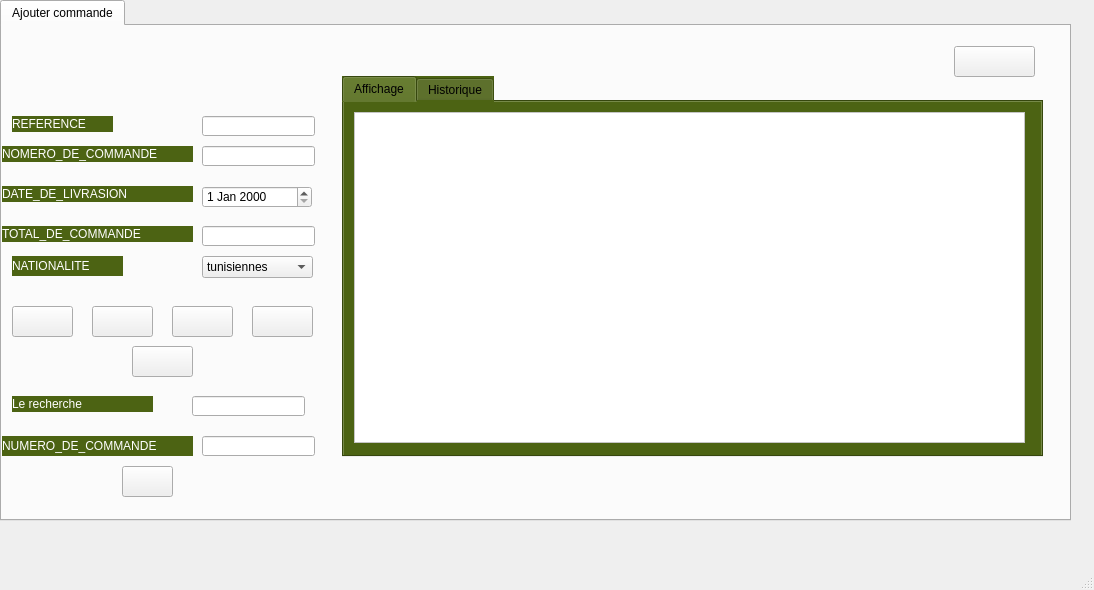
<?xml version="1.0" encoding="UTF-8"?>
<ui version="4.0">
 <class>gestion_commandes</class>
 <widget class="QMainWindow" name="gestion_commandes">
  <property name="geometry">
   <rect>
    <x>0</x>
    <y>0</y>
    <width>1094</width>
    <height>590</height>
   </rect>
  </property>
  <property name="windowTitle">
   <string>gestion_commandes</string>
  </property>
  <widget class="QWidget" name="centralwidget">
   <widget class="QTabWidget" name="tabWidget">
    <property name="geometry">
     <rect>
      <x>0</x>
      <y>0</y>
      <width>1071</width>
      <height>521</height>
     </rect>
    </property>
    <property name="currentIndex">
     <number>0</number>
    </property>
    <widget class="QWidget" name="tab">
     <attribute name="title">
      <string>Ajouter commande</string>
     </attribute>
     <widget class="QPushButton" name="pb_ajouter">
      <property name="geometry">
       <rect>
        <x>10</x>
        <y>280</y>
        <width>61</width>
        <height>31</height>
       </rect>
      </property>
      <property name="styleSheet">
       <string notr="true">border-image: url(:/build-Atelier_Connexion-Desktop_Qt_5_9_9_MinGW_32bit-Debug/photos/add.png);</string>
      </property>
      <property name="text">
       <string/>
      </property>
      <property name="icon">
       <iconset resource="../mariem/Atelier_Connexion_/Atelier_Connexion/mariem.qrc">
        <normaloff>:/mariem/ajout.png</normaloff>:/mariem/ajout.png</iconset>
      </property>
      <property name="iconSize">
       <size>
        <width>30</width>
        <height>30</height>
       </size>
      </property>
     </widget>
     <widget class="QLabel" name="label">
      <property name="geometry">
       <rect>
        <x>0</x>
        <y>120</y>
        <width>191</width>
        <height>16</height>
       </rect>
      </property>
      <property name="styleSheet">
       <string notr="true">font: 8pt &quot;8514oem&quot;;
color: rgb(255, 255, 255);
background-color: rgb(76, 99, 19);
font: 8pt &quot;MS Shell Dlg 2&quot;;
font: 75 8pt &quot;8514oem&quot;;
</string>
      </property>
      <property name="text">
       <string>NOMERO_DE_COMMANDE</string>
      </property>
     </widget>
     <widget class="QLabel" name="label_2">
      <property name="geometry">
       <rect>
        <x>0</x>
        <y>160</y>
        <width>191</width>
        <height>16</height>
       </rect>
      </property>
      <property name="styleSheet">
       <string notr="true">font: 8pt &quot;8514oem&quot;;
color: rgb(255, 255, 255);
background-color: rgb(76, 99, 19);
font: 8pt &quot;MS Shell Dlg 2&quot;;
font: 75 8pt &quot;8514oem&quot;;
</string>
      </property>
      <property name="text">
       <string>DATE_DE_LIVRASION</string>
      </property>
     </widget>
     <widget class="QLabel" name="label_3">
      <property name="geometry">
       <rect>
        <x>10</x>
        <y>90</y>
        <width>101</width>
        <height>16</height>
       </rect>
      </property>
      <property name="styleSheet">
       <string notr="true">font: 8pt &quot;8514oem&quot;;
color: rgb(255, 255, 255);
background-color: rgb(76, 99, 19);
font: 8pt &quot;MS Shell Dlg 2&quot;;
font: 75 8pt &quot;8514oem&quot;;
</string>
      </property>
      <property name="text">
       <string>REFERENCE</string>
      </property>
     </widget>
     <widget class="QLabel" name="label_4">
      <property name="geometry">
       <rect>
        <x>0</x>
        <y>200</y>
        <width>191</width>
        <height>16</height>
       </rect>
      </property>
      <property name="styleSheet">
       <string notr="true">font: 8pt &quot;8514oem&quot;;
color: rgb(255, 255, 255);
background-color: rgb(76, 99, 19);
font: 8pt &quot;MS Shell Dlg 2&quot;;
font: 75 8pt &quot;8514oem&quot;;
</string>
      </property>
      <property name="text">
       <string>TOTAL_DE_COMMANDE</string>
      </property>
     </widget>
     <widget class="QLineEdit" name="le_numCom">
      <property name="geometry">
       <rect>
        <x>200</x>
        <y>120</y>
        <width>113</width>
        <height>20</height>
       </rect>
      </property>
     </widget>
     <widget class="QLineEdit" name="le_ref">
      <property name="geometry">
       <rect>
        <x>200</x>
        <y>90</y>
        <width>113</width>
        <height>20</height>
       </rect>
      </property>
     </widget>
     <widget class="QLineEdit" name="le_total">
      <property name="geometry">
       <rect>
        <x>200</x>
        <y>200</y>
        <width>113</width>
        <height>20</height>
       </rect>
      </property>
     </widget>
     <widget class="QDateEdit" name="dateEdit">
      <property name="geometry">
       <rect>
        <x>200</x>
        <y>160</y>
        <width>110</width>
        <height>22</height>
       </rect>
      </property>
     </widget>
     <widget class="QPushButton" name="pb_modifier">
      <property name="geometry">
       <rect>
        <x>90</x>
        <y>280</y>
        <width>61</width>
        <height>31</height>
       </rect>
      </property>
      <property name="styleSheet">
       <string notr="true">border-image: url(:/build-Atelier_Connexion-Desktop_Qt_5_9_9_MinGW_32bit-Debug/photos/modifier.png);</string>
      </property>
      <property name="text">
       <string/>
      </property>
      <property name="icon">
       <iconset resource="../mariem/Atelier_Connexion_/Atelier_Connexion/mariem.qrc">
        <normaloff>:/mariem/modif.png</normaloff>:/mariem/modif.png</iconset>
      </property>
      <property name="iconSize">
       <size>
        <width>30</width>
        <height>30</height>
       </size>
      </property>
     </widget>
     <widget class="QLineEdit" name="le_rechercher">
      <property name="geometry">
       <rect>
        <x>190</x>
        <y>370</y>
        <width>113</width>
        <height>20</height>
       </rect>
      </property>
     </widget>
     <widget class="QLabel" name="label_6">
      <property name="geometry">
       <rect>
        <x>420</x>
        <y>180</y>
        <width>31</width>
        <height>20</height>
       </rect>
      </property>
      <property name="styleSheet">
       <string notr="true">border-image: url(:/build-Atelier_Connexion-Desktop_Qt_5_9_9_MinGW_32bit-Debug/photos/search.png);</string>
      </property>
      <property name="text">
       <string/>
      </property>
     </widget>
     <widget class="QPushButton" name="pb_trier">
      <property name="geometry">
       <rect>
        <x>170</x>
        <y>280</y>
        <width>61</width>
        <height>31</height>
       </rect>
      </property>
      <property name="styleSheet">
       <string notr="true">border-image: url(:/build-Atelier_Connexion-Desktop_Qt_5_9_9_MinGW_32bit-Debug/photos/tri.png);</string>
      </property>
      <property name="text">
       <string/>
      </property>
      <property name="icon">
       <iconset resource="../mariem/Atelier_Connexion_/Atelier_Connexion/mariem.qrc">
        <normaloff>:/mariem/tri.png</normaloff>:/mariem/tri.png</iconset>
      </property>
      <property name="iconSize">
       <size>
        <width>30</width>
        <height>30</height>
       </size>
      </property>
     </widget>
     <widget class="QLabel" name="label_7">
      <property name="geometry">
       <rect>
        <x>10</x>
        <y>230</y>
        <width>111</width>
        <height>20</height>
       </rect>
      </property>
      <property name="styleSheet">
       <string notr="true">font: 8pt &quot;8514oem&quot;;
color: rgb(255, 255, 255);
background-color: rgb(76, 99, 19);
font: 8pt &quot;MS Shell Dlg 2&quot;;
font: 75 8pt &quot;8514oem&quot;;
</string>
      </property>
      <property name="text">
       <string>NATIONALITE</string>
      </property>
     </widget>
     <widget class="QPushButton" name="pdf_commande">
      <property name="geometry">
       <rect>
        <x>250</x>
        <y>280</y>
        <width>61</width>
        <height>31</height>
       </rect>
      </property>
      <property name="styleSheet">
       <string notr="true">border-image: url(:/build-Atelier_Connexion-Desktop_Qt_5_9_9_MinGW_32bit-Debug/photos/pdf.png);</string>
      </property>
      <property name="text">
       <string/>
      </property>
      <property name="icon">
       <iconset resource="../mariem/Atelier_Connexion_/Atelier_Connexion/mariem.qrc">
        <normaloff>:/mariem/pdf.png</normaloff>:/mariem/pdf.png</iconset>
      </property>
      <property name="iconSize">
       <size>
        <width>30</width>
        <height>30</height>
       </size>
      </property>
     </widget>
     <widget class="QPushButton" name="stat_commande">
      <property name="geometry">
       <rect>
        <x>130</x>
        <y>320</y>
        <width>61</width>
        <height>31</height>
       </rect>
      </property>
      <property name="styleSheet">
       <string notr="true">border-image: url(:/build-Atelier_Connexion-Desktop_Qt_5_9_9_MinGW_32bit-Debug/photos/stat.png);</string>
      </property>
      <property name="text">
       <string/>
      </property>
      <property name="icon">
       <iconset resource="../mariem/Atelier_Connexion_/Atelier_Connexion/mariem.qrc">
        <normaloff>:/mariem/stat.png</normaloff>:/mariem/stat.png</iconset>
      </property>
      <property name="iconSize">
       <size>
        <width>30</width>
        <height>30</height>
       </size>
      </property>
     </widget>
     <widget class="QComboBox" name="le_nat">
      <property name="geometry">
       <rect>
        <x>200</x>
        <y>230</y>
        <width>111</width>
        <height>22</height>
       </rect>
      </property>
      <property name="currentText">
       <string>tunisiennes</string>
      </property>
      <item>
       <property name="text">
        <string>tunisiennes</string>
       </property>
      </item>
      <item>
       <property name="text">
        <string>francaises</string>
       </property>
      </item>
     </widget>
     <widget class="QPushButton" name="pb_back4">
      <property name="geometry">
       <rect>
        <x>952</x>
        <y>20</y>
        <width>81</width>
        <height>31</height>
       </rect>
      </property>
      <property name="text">
       <string/>
      </property>
      <property name="icon">
       <iconset resource="../mariem/Atelier_Connexion_/Atelier_Connexion/mariem.qrc">
        <normaloff>:/mariem/bback-removebg-preview.png</normaloff>:/mariem/bback-removebg-preview.png</iconset>
      </property>
      <property name="iconSize">
       <size>
        <width>30</width>
        <height>30</height>
       </size>
      </property>
     </widget>
     <widget class="QLabel" name="label_9">
      <property name="geometry">
       <rect>
        <x>0</x>
        <y>0</y>
        <width>1071</width>
        <height>501</height>
       </rect>
      </property>
      <property name="text">
       <string/>
      </property>
      <property name="pixmap">
       <pixmap resource="../mariem/Atelier_Connexion_/Atelier_Connexion/mariem.qrc">:/mariem/ajouuuutttt.jpg</pixmap>
      </property>
      <property name="scaledContents">
       <bool>true</bool>
      </property>
     </widget>
     <widget class="QLabel" name="label_8">
      <property name="geometry">
       <rect>
        <x>10</x>
        <y>370</y>
        <width>141</width>
        <height>16</height>
       </rect>
      </property>
      <property name="styleSheet">
       <string notr="true">font: 8pt &quot;8514oem&quot;;
color: rgb(255, 255, 255);
background-color: rgb(76, 99, 19);
font: 8pt &quot;MS Shell Dlg 2&quot;;
font: 75 8pt &quot;8514oem&quot;;
</string>
      </property>
      <property name="text">
       <string>Le recherche</string>
      </property>
     </widget>
     <widget class="QLineEdit" name="le_numCom_sup">
      <property name="geometry">
       <rect>
        <x>200</x>
        <y>410</y>
        <width>113</width>
        <height>20</height>
       </rect>
      </property>
     </widget>
     <widget class="QPushButton" name="pb_supprimer">
      <property name="geometry">
       <rect>
        <x>120</x>
        <y>440</y>
        <width>51</width>
        <height>31</height>
       </rect>
      </property>
      <property name="styleSheet">
       <string notr="true">border-image: url(:/build-Atelier_Connexion-Desktop_Qt_5_9_9_MinGW_32bit-Debug/photos/delete.png);</string>
      </property>
      <property name="text">
       <string/>
      </property>
      <property name="icon">
       <iconset resource="../mariem/Atelier_Connexion_/Atelier_Connexion/mariem.qrc">
        <normaloff>:/mariem/supp.png</normaloff>:/mariem/supp.png</iconset>
      </property>
     </widget>
     <widget class="QLabel" name="label_10">
      <property name="geometry">
       <rect>
        <x>0</x>
        <y>410</y>
        <width>191</width>
        <height>20</height>
       </rect>
      </property>
      <property name="styleSheet">
       <string notr="true">font: 8pt &quot;8514oem&quot;;
color: rgb(255, 255, 255);
background-color: rgb(76, 99, 19);
font: 8pt &quot;MS Shell Dlg 2&quot;;
font: 75 8pt &quot;8514oem&quot;;
</string>
      </property>
      <property name="text">
       <string>NUMERO_DE_COMMANDE</string>
      </property>
     </widget>
     <widget class="QTabWidget" name="tabWidget_2">
      <property name="geometry">
       <rect>
        <x>340</x>
        <y>50</y>
        <width>701</width>
        <height>381</height>
       </rect>
      </property>
      <property name="styleSheet">
       <string notr="true">background-color: rgb(76, 99, 19);</string>
      </property>
      <property name="currentIndex">
       <number>0</number>
      </property>
      <widget class="QWidget" name="tab_2">
       <attribute name="title">
        <string>Affichage</string>
       </attribute>
       <widget class="QTableView" name="tab_commande">
        <property name="geometry">
         <rect>
          <x>10</x>
          <y>10</y>
          <width>671</width>
          <height>331</height>
         </rect>
        </property>
        <property name="styleSheet">
         <string notr="true">background-color: rgb(255, 255, 255);</string>
        </property>
       </widget>
      </widget>
      <widget class="QWidget" name="tab_3">
       <attribute name="title">
        <string>Historique</string>
       </attribute>
       <widget class="QTreeView" name="tab_historique">
        <property name="geometry">
         <rect>
          <x>10</x>
          <y>10</y>
          <width>671</width>
          <height>331</height>
         </rect>
        </property>
        <property name="styleSheet">
         <string notr="true">background-color: rgb(255, 255, 255);</string>
        </property>
       </widget>
      </widget>
     </widget>
     <zorder>label_9</zorder>
     <zorder>pb_ajouter</zorder>
     <zorder>label</zorder>
     <zorder>label_2</zorder>
     <zorder>label_3</zorder>
     <zorder>label_4</zorder>
     <zorder>le_numCom</zorder>
     <zorder>le_ref</zorder>
     <zorder>le_total</zorder>
     <zorder>dateEdit</zorder>
     <zorder>pb_modifier</zorder>
     <zorder>le_rechercher</zorder>
     <zorder>label_6</zorder>
     <zorder>pb_trier</zorder>
     <zorder>label_7</zorder>
     <zorder>pdf_commande</zorder>
     <zorder>stat_commande</zorder>
     <zorder>le_nat</zorder>
     <zorder>pb_back4</zorder>
     <zorder>label_8</zorder>
     <zorder>le_numCom_sup</zorder>
     <zorder>pb_supprimer</zorder>
     <zorder>label_10</zorder>
     <zorder>tabWidget_2</zorder>
    </widget>
   </widget>
  </widget>
  <widget class="QMenuBar" name="menubar">
   <property name="geometry">
    <rect>
     <x>0</x>
     <y>0</y>
     <width>1094</width>
     <height>26</height>
    </rect>
   </property>
  </widget>
  <widget class="QStatusBar" name="statusbar"/>
 </widget>
 <resources>
  <include location="../mariem/Atelier_Connexion_/Atelier_Connexion/mariem.qrc"/>
 </resources>
 <connections/>
</ui>
